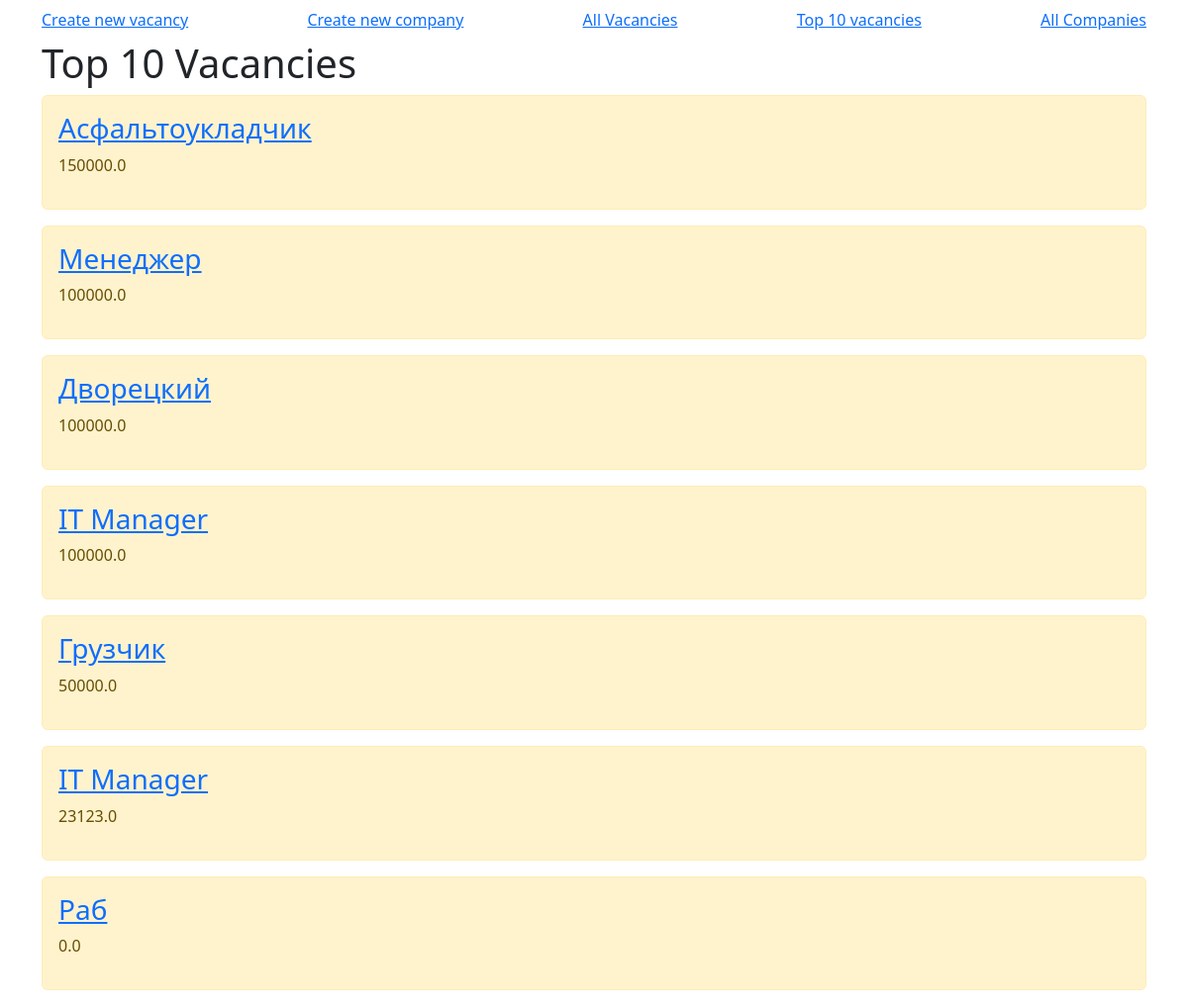
The page /api/vacancies/top_ten on the database its author committed.
### api/models.py (models this page shows, shortened)
class Vacancy(models.Model):
    name = models.CharField('Name of vacancy',max_length=50)
    description = models.TextField('Description')
    salary = models.FloatField('Salary')
    company = models.ForeignKey(Company, on_delete = models.CASCADE)
    class Meta:
        verbose_name = 'Vacancy'
        verbose_name_plural = 'Vacancies'

### api/views.py (the view)
# urls.py: path('api/vacancies/top_ten', views.ShowTopTenVacancies, name='top-ten-vacancies'),
def ShowTopTenVacancies(request):
    vacancies = Vacancy.objects.order_by('-salary')[:10]
    title = 'Top 10 Vacancies'
    return render(request, 'api/all-vacancies.html', {'title': title, 'AllVacancies': vacancies})

### api/templates/api/all-vacancies.html (shortened to what this page needs)
{% extends 'api/base.html' %}
{% block content %}
    <h1>{{ title }}</h1>
    {% for vacancy in AllVacancies %}
        <div class="alert alert-warning mt-2">
            <a href="/api/vacancies/{{ vacancy.id }}"><h3>{{ vacancy.name }}</h3></a>
            <p>{{ vacancy.salary }}</p>
        </div>
    {% endfor %}
{% endblock %}

### rows shown on the page
Vacancy: name "Асфальтоукладчик", salary "150000.0"
Vacancy: name "Менеджер", salary "100000.0"
Vacancy: name "Дворецкий", salary "100000.0"
Vacancy: name "IT Manager", salary "100000.0"
Vacancy: name "Грузчик", salary "50000.0"
Vacancy: name "IT Manager", salary "23123.0"
Vacancy: name "Раб", salary "0.0"

### other values the page prints
{{ title }} "Top 10 Vacancies"
